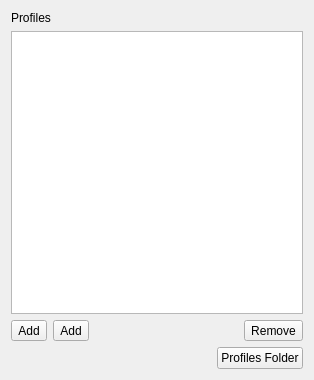
<?xml version="1.0" encoding="UTF-8"?>
<ui version="4.0">
 <class>QgsUserProfileManagerWidget</class>
 <widget class="QWidget" name="QgsUserProfileManagerWidget">
  <property name="geometry">
   <rect>
    <x>0</x>
    <y>0</y>
    <width>314</width>
    <height>380</height>
   </rect>
  </property>
  <property name="windowTitle">
   <string>Form</string>
  </property>
  <layout class="QGridLayout" name="gridLayout">
   <item row="2" column="0">
    <layout class="QHBoxLayout" name="horizontalLayout_2">
     <item>
      <widget class="QToolButton" name="mAddProfile">
       <property name="text">
        <string>Add</string>
       </property>
       <property name="icon">
        <iconset resource="../../images/images.qrc">
         <normaloff>:/images/themes/default/symbologyAdd.svg</normaloff>:/images/themes/default/symbologyAdd.svg</iconset>
       </property>
      </widget>
     </item>
     <item>
      <widget class="QToolButton" name="mEditPofile">
       <property name="text">
        <string>Add</string>
       </property>
       <property name="icon">
        <iconset resource="../../images/images.qrc">
         <normaloff>:/images/themes/default/symbologyEdit.png</normaloff>:/images/themes/default/symbologyEdit.png</iconset>
       </property>
      </widget>
     </item>
     <item>
      <spacer name="horizontalSpacer_2">
       <property name="orientation">
        <enum>Qt::Horizontal</enum>
       </property>
       <property name="sizeHint" stdset="0">
        <size>
         <width>40</width>
         <height>20</height>
        </size>
       </property>
      </spacer>
     </item>
     <item>
      <widget class="QToolButton" name="mRemoveProfile">
       <property name="text">
        <string>Remove</string>
       </property>
       <property name="icon">
        <iconset resource="../../images/images.qrc">
         <normaloff>:/images/themes/default/symbologyRemove.svg</normaloff>:/images/themes/default/symbologyRemove.svg</iconset>
       </property>
      </widget>
     </item>
    </layout>
   </item>
   <item row="3" column="0">
    <layout class="QHBoxLayout" name="horizontalLayout">
     <item>
      <spacer name="horizontalSpacer">
       <property name="orientation">
        <enum>Qt::Horizontal</enum>
       </property>
       <property name="sizeHint" stdset="0">
        <size>
         <width>40</width>
         <height>20</height>
        </size>
       </property>
      </spacer>
     </item>
     <item>
      <widget class="QPushButton" name="mProfilesFolder">
       <property name="text">
        <string>Profiles Folder</string>
       </property>
      </widget>
     </item>
    </layout>
   </item>
   <item row="0" column="0">
    <widget class="QLabel" name="label_3">
     <property name="text">
      <string>Profiles</string>
     </property>
    </widget>
   </item>
   <item row="1" column="0">
    <widget class="QListWidget" name="mProfileList"/>
   </item>
  </layout>
 </widget>
 <resources>
  <include location="../../images/images.qrc"/>
 </resources>
 <connections/>
</ui>
